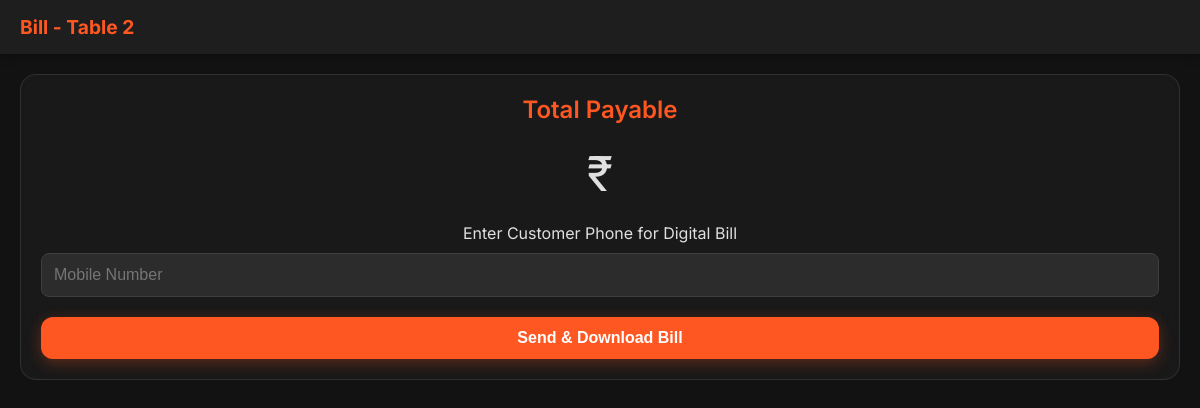
/order/bill/2/, run on an earlier commit of the app's database.
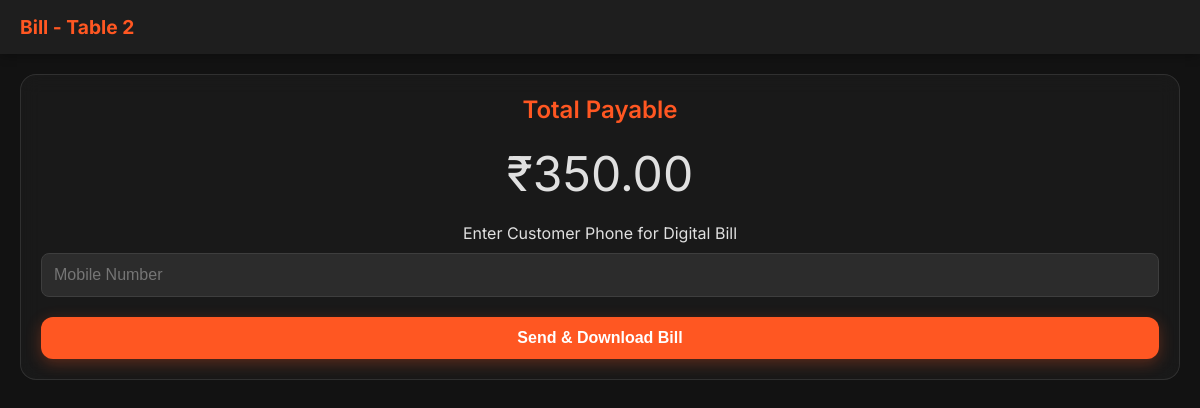
And on a later commit of the database.
### restaurant/models.py (models this page shows, shortened)
class Order(models.Model):
    table = models.ForeignKey(Table, on_delete=models.CASCADE, related_name='orders')
    waiter = models.ForeignKey(User, on_delete=models.SET_NULL, null=True, blank=True, related_name='orders')
    customer_phone = models.CharField(max_length=15, blank=True, null=True)
    created_at = models.DateTimeField(auto_now_add=True)
    updated_at = models.DateTimeField(auto_now=True)
    is_active = models.BooleanField(default=True) # Active until bill is cleared
    is_paid = models.BooleanField(default=False)
    @property
    def total_amount(self):
        return sum(item.subtotal for item in self.items.all())

class OrderItem(models.Model):
    STATUS_CHOICES = [
        ('queued', 'Queued'),
        ('preparing', 'Preparing'),
        ('prepared', 'Prepared'),
        ('delivered', 'Delivered'),
    ]
    order = models.ForeignKey(Order, on_delete=models.CASCADE, related_name='items')
    item = models.ForeignKey(MenuItem, on_delete=models.CASCADE)
    quantity = models.PositiveIntegerField(default=1)
    status = models.CharField(max_length=20, choices=STATUS_CHOICES, default='queued')
    created_at = models.DateTimeField(auto_now_add=True)
    @property
    def subtotal(self):
        return self.item.price * self.quantity

class MenuItem(models.Model):
    category = models.ForeignKey(Category, on_delete=models.CASCADE, related_name='items')
    name = models.CharField(max_length=200)
    price = models.DecimalField(max_digits=6, decimal_places=2)

### restaurant/views.py (the view, shortened to what this page needs)
# urls.py: path('order/bill/<int:table_id>/', views.bill, name='bill'),
def bill(request, table_id):
    table = get_object_or_404(Table, id=table_id)
    order = Order.objects.filter(table=table, is_active=True).first()
    return render(request, 'restaurant/bill.html', {'table': table, 'order': order})

### restaurant/templates/restaurant/bill.html (shortened to what this page needs)
{% extends 'restaurant/base.html' %}
{% block content %}
<div class="navbar">
    <div class="brand">Bill - Table {{ table.number }}</div>
</div>
<div class="container">
    <div class="card" id="bill-summary">
        <h2 style="text-align: center; color: var(--primary-color);">Total Payable</h2>
        <div style="font-size: 3rem; text-align: center; margin: 20px 0;">₹{{ order.total_amount }}</div>
        <div id="phone-section">
            <p style="text-align: center; margin-bottom: 10px;">Enter Customer Phone for Digital Bill</p>
            <input type="tel" id="customerPhone" placeholder="Mobile Number" style="margin-bottom: 20px;">
            <button class="btn btn-primary btn-block" onclick="sendBill()">Send & Download Bill</button>
        </div>
    </div>
</div>
{% endblock %}

What changed in the data, as far as the page shows it:
added Order: total_amount "350.00"
